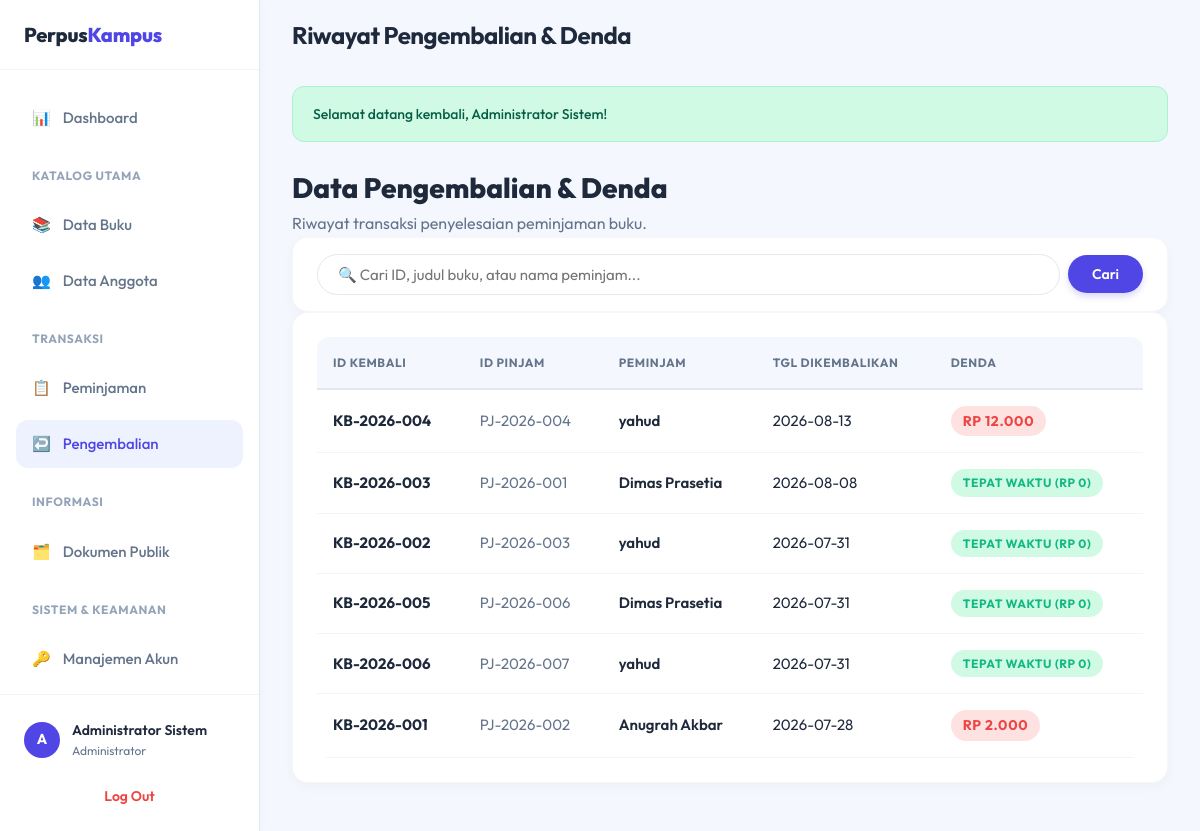
Page /index.php?url=pengembalian/index (signed in) on the committed database.
### tables this page shows
CREATE TABLE `pengembalian` (
  `id_pengembalian` varchar(20) NOT NULL,
  `id_peminjaman` varchar(20) NOT NULL,
  `id_buku` varchar(15) NOT NULL,
  `tgl_kembali` date NOT NULL,
  `denda` decimal(10,2) DEFAULT '0.00',
  PRIMARY KEY (`id_pengembalian`),
  KEY `fk_pengembalian_peminjaman` (`id_peminjaman`),
  KEY `fk_pengembalian_buku` (`id_buku`),
  CONSTRAINT `fk_pengembalian_buku` FOREIGN KEY (`id_buku`) REFERENCES `buku` (`id_buku`) ON DELETE CASCADE ON UPDATE CASCADE,
  CONSTRAINT `fk_pengembalian_peminjaman` FOREIGN KEY (`id_peminjaman`) REFERENCES `peminjaman` (`id_peminjaman`) ON DELETE CASCADE ON UPDATE CASCADE
);

CREATE TABLE `peminjaman` (
  `id_peminjaman` varchar(20) NOT NULL,
  `id_anggota` varchar(15) NOT NULL,
  `id_buku` varchar(15) NOT NULL,
  `tgl_pinjam` date NOT NULL,
  `tgl_jatuh_tempo` date NOT NULL,
  `status` enum('Dipinjam','Selesai') DEFAULT 'Dipinjam',
  PRIMARY KEY (`id_peminjaman`),
  KEY `fk_peminjaman_anggota` (`id_anggota`),
  KEY `fk_peminjaman_buku` (`id_buku`),
  CONSTRAINT `fk_peminjaman_anggota` FOREIGN KEY (`id_anggota`) REFERENCES `anggota` (`id_anggota`) ON DELETE CASCADE ON UPDATE CASCADE,
  CONSTRAINT `fk_peminjaman_buku` FOREIGN KEY (`id_buku`) REFERENCES `buku` (`id_buku`) ON DELETE CASCADE ON UPDATE CASCADE
);

CREATE TABLE `anggota` (
  `id_anggota` varchar(15) NOT NULL,
  `nama` varchar(100) NOT NULL,
  `email` varchar(100) NOT NULL,
  `no_hp` varchar(20) DEFAULT NULL,
  `alamat` text,
  PRIMARY KEY (`id_anggota`),
  UNIQUE KEY `email` (`email`)
);

### app/Core/Controller.php (called while the page is built, shortened)
<?php
class Controller {
    public function view($view, $data = []) {
        require_once __DIR__ . '/../Views/' . $view . '.php';
    }
    public function model($model) {
        return new $model();
    }
    public function user(): ?array {
        return $_SESSION['user'] ?? null;
    }
}

### app/Controllers/PengembalianController.php (called while the page is built, shortened)
<?php
class PengembalianController extends Controller {
    public function index() {
        $pengembalianModel = $this->model('PengembalianModel');
        $user = $this->user();
        $idAnggota = ($user['role'] === 'Anggota') ? ($user['id_anggota'] ?? null) : null;
        $keyword = $_GET['search'] ?? '';
        $data['pengembalian'] = $pengembalianModel->getAllPengembalian($idAnggota, $keyword);
        $data['keyword'] = $keyword;
        $this->view('pengembalian/index', $data);
    }
}

### app/Core/App.php (called while the page is built, shortened)
<?php
class App {
    protected $method     = 'index';
    public function __construct() {
        $url = $this->parseUrl();
        if (isset($url[0])) {
            $controllerName = ucfirst($url[0]) . 'Controller';
            $file = self::CONTROLLERS_PATH . $controllerName . '.php';
            if (file_exists($file)) {
                unset($url[0]);
            }
        }
        $this->controller = new $this->controller;
        if (isset($url[1])) {
            if (method_exists($this->controller, $url[1])) {
                $this->method = $url[1];
                unset($url[1]);
            }
        }
        $this->params = $url ? array_values($url) : [];
        call_user_func_array([$this->controller, $this->method], $this->params);
    }
    public function parseUrl(): array {
        if (isset($_GET['url'])) {
            return explode('/', filter_var(rtrim($_GET['url'], '/'), FILTER_SANITIZE_URL));
        }
        return [];
    }
}

### public/index.php (called while the page is built, shortened)
<?php
require_once BASE_PATH . '/app/Config/Database.php';
require_once BASE_PATH . '/app/Core/Model.php';
require_once BASE_PATH . '/app/Core/Controller.php';
require_once BASE_PATH . '/app/Core/App.php';
$app = new App();

### app/Core/Model.php (called while the page is built, shortened)
<?php
require_once __DIR__ . '/../Config/Database.php';
abstract class Model {
    public function __construct(PDO $db = null) {
        $this->db = $db ?? Database::getInstance();
    }
}

### app/Config/Database.php (called while the page is built, shortened)
<?php
class Database {
    private static $instance = null;
    private $host = 'localhost';
    private $user = 'root';
    private $pass = '';
    private $name = 'db_perpustakaan_kampus';
    private function __construct() {
        try {
            $dsn = "mysql:host={$this->host};dbname={$this->name};charset=utf8mb4";
            $options = [
                PDO::ATTR_ERRMODE            => PDO::ERRMODE_EXCEPTION,
                PDO::ATTR_DEFAULT_FETCH_MODE => PDO::FETCH_ASSOC,
                PDO::ATTR_EMULATE_PREPARES   => false,
            ];
            $this->conn = new PDO($dsn, $this->user, $this->pass, $options);
        } catch (PDOException $e) {
            die("Database Connection Error: " . $e->getMessage());
        }
    }
    public static function getInstance() {
        if (!self::$instance) {
            self::$instance = new Database();
        }
        return self::$instance->conn;
    }
}

### app/Models/PengembalianModel.php (called while the page is built, shortened)
<?php
class PengembalianModel extends Model {
    public function getAllPengembalian(?string $idAnggota = null, ?string $search = null) {
        $where = [];
        $params = [];
        $whereClause = count($where) > 0 ? "WHERE " . implode(" AND ", $where) : "";
        $query = "SELECT pg.id_pengembalian, pm.id_peminjaman, a.nama AS nama_peminjam, b.judul AS judul_buku,
                         pg.tgl_kembali, pg.denda
                  FROM pengembalian pg
                  JOIN peminjaman pm ON pg.id_peminjaman = pm.id_peminjaman
                  JOIN anggota a ON pm.id_anggota = a.id_anggota
                  JOIN buku b ON pg.id_buku = b.id_buku
                  $whereClause
                  ORDER BY pg.tgl_kembali DESC";
        $stmt = $this->db->prepare($query);
        $stmt->execute($params);
        return $stmt->fetchAll();
    }
}

### app/Views/pengembalian/index.php (the view, shortened to what this page needs)
<?php include __DIR__ . '/../layouts/_flash.php'; ?>
<div class="flex-between align-center mb-4">
    <div>
        <h1 style="font-size:1.75rem; font-weight:800;"><?= $_SESSION['user']['role'] === 'Anggota' ? 'Riwayat Pengembalian Saya' : 'Data Pengembalian & Denda' ?></h1>
        <p class="text-muted">Riwayat transaksi penyelesaian peminjaman buku.</p>
    </div>
</div>
<div class="card mb-4" style="padding: 1rem 1.5rem;">
    <form action="index.php" method="GET" class="search-form" style="display: flex; gap: 0.5rem;">
        <input type="text" name="search" placeholder="🔍 Cari ID, judul buku, atau nama peminjam..."
               value="<?= htmlspecialchars($data['keyword'] ?? '') ?>" class="form-control" style="flex:1;">
        <button type="submit" class="btn btn-primary">Cari</button>
    </form>
</div>
<div class="card">
    <div class="table-responsive">
        <table class="table">
            <thead>
                <tr>
                    <th>ID Kembali</th>
                    <th>ID Pinjam</th>
                    <th>Peminjam</th>
                    <th>Tgl Dikembalikan</th>
                    <th>Denda</th>
                </tr>
            </thead>
            <tbody>
                <?php foreach($data['pengembalian'] as $row): ?>
                <tr>
                    <td><strong><?= $row['id_pengembalian'] ?></strong></td>
                    <td><span class="text-muted"><?= $row['id_peminjaman'] ?></span></td>
                    <td style="font-weight:600;"><?= htmlspecialchars($row['nama_peminjam']) ?></td>
                    <td><?= $row['tgl_kembali'] ?></td>
                    <td>
                        <?php if($row['denda'] > 0): ?>
                        <span class="badge danger" style="font-size:0.875rem;">Rp <?= number_format($row['denda'], 0, ',', '.') ?></span>
                        <?php else: ?>
                        <span class="badge success">Tepat Waktu (Rp 0)</span>
                        <?php endif; ?>
                    </td>
                </tr>
                <?php endforeach; ?>
            </tbody>
        </table>
    </div>
</div>

### public/css/style.css (style rules this page uses)
:root { --primary: #4F46E5; --primary-hover: #4338CA; --primary-light: #EEF2FF; --bg-body: #F4F7FE; --surface: #FFFFFF; --sidebar-bg: #FFFFFF; --text-main: #1E293B; --text-muted: #64748B; --text-light: #94A3B8; --border: #E2E8F0; --border-light: #F1F5F9; --success: #10B981; --success-bg: #D1FAE5; --warning: #F59E0B; --warning-bg: #FEF3C7; --danger: #EF4444; --danger-bg: #FEE2E2; --info: #3B82F6; --info-bg: #DBEAFE; --sidebar-width: 260px; --header-height: 70px; --radius-sm: 8px; --radius-md: 12px; --radius-lg: 16px; --shadow-sm: 0 1px 2px rgba(0, 0, 0, 0.04); --shadow-md: 0 4px 12px rgba(0, 0, 0, 0.03); --shadow-hover: 0 10px 25px rgba(0, 0, 0, 0.06); }
* { margin: 0; padding: 0; box-sizing: border-box; }
body { font-family: 'Outfit', -apple-system, BlinkMacSystemFont, sans-serif; background-color: var(--bg-body); color: var(--text-main); line-height: 1.6; -webkit-font-smoothing: antialiased; }
.text-muted { color: var(--text-muted); }
.flex-between { display: flex; justify-content: space-between; align-items: center; }
.card { background: var(--surface); border-radius: var(--radius-lg); padding: 1.5rem; box-shadow: var(--shadow-md); border: 1px solid rgba(0,0,0,0.03); transition: box-shadow 0.3s ease, transform 0.3s ease; }
.btn { display: inline-flex; align-items: center; justify-content: center; gap: 0.5rem; padding: 0.625rem 1.25rem; border-radius: var(--radius-md); font-weight: 600; font-size: 0.875rem; cursor: pointer; border: none; transition: all 0.2s ease; font-family: inherit; }
.btn-primary { background: var(--primary); color: white; box-shadow: 0 4px 6px rgba(79, 70, 229, 0.2); }
.badge { display: inline-flex; align-items: center; padding: 0.25rem 0.75rem; border-radius: 99px; font-size: 0.75rem; font-weight: 700; text-transform: uppercase; letter-spacing: 0.05em; }
.badge.success { background: var(--success-bg); color: var(--success); }
.badge.danger { background: var(--danger-bg); color: var(--danger); }
.form-control { width: 100%; padding: 0.625rem 1rem; border: 1.5px solid var(--border); border-radius: var(--radius-sm); font-family: inherit; font-size: 0.9375rem; transition: all 0.2s; background: var(--surface); color: var(--text-main); }
.search-form { display: flex; gap: 0.75rem; align-items: center; }
.search-form .form-control { border-radius: 99px; padding-left: 1.25rem; }
.search-form .btn { border-radius: 99px; padding-left: 1.5rem; padding-right: 1.5rem; }
.table-responsive { overflow-x: auto; border-radius: var(--radius-md); }
.table { width: 100%; border-collapse: collapse; white-space: nowrap; }
.table th { background: var(--bg-body); font-weight: 700; color: var(--text-muted); text-transform: uppercase; font-size: 0.75rem; letter-spacing: 0.05em; padding: 1rem; text-align: left; border-bottom: 2px solid var(--border); }
.table td { padding: 1rem; border-bottom: 1px solid var(--border-light); font-size: 0.9375rem; color: var(--text-main); vertical-align: middle; }
.table tbody tr { transition: background 0.2s; }

### rows in the picture
pengembalian: id_pengembalian "KB-2026-004", id_peminjaman.id_peminjaman "PJ-2026-004", anggota.nama "yahud", tgl_kembali "2026-08-13", denda "12.000"
pengembalian: id_pengembalian "KB-2026-003", id_peminjaman.id_peminjaman "PJ-2026-001", anggota.nama "Dimas Prasetia", tgl_kembali "2026-08-08", denda "TEPAT WAKTU (RP 0)"
pengembalian: id_pengembalian "KB-2026-002", id_peminjaman.id_peminjaman "PJ-2026-003", anggota.nama "yahud", tgl_kembali "2026-07-31", denda "TEPAT WAKTU (RP 0)"
pengembalian: id_pengembalian "KB-2026-005", id_peminjaman.id_peminjaman "PJ-2026-006", anggota.nama "Dimas Prasetia", tgl_kembali "2026-07-31", denda "TEPAT WAKTU (RP 0)"
pengembalian: id_pengembalian "KB-2026-006", id_peminjaman.id_peminjaman "PJ-2026-007", anggota.nama "yahud", tgl_kembali "2026-07-31", denda "TEPAT WAKTU (RP 0)"
pengembalian: id_pengembalian "KB-2026-001", id_peminjaman.id_peminjaman "PJ-2026-002", anggota.nama "Anugrah Akbar", tgl_kembali "2026-07-28", denda "2.000"

### other values in the picture
substr($_SESSION['user']['nama_lengkap'], 0, 1) "A"
$_SESSION['user']['nama_lengkap'] "Administrator Sistem"
$_SESSION['user']['role'] "Administrator"
$data['title'] "Riwayat Pengembalian & Denda"
$_SESSION['flash'] "Selamat datang kembali, Administrator Sistem!"
